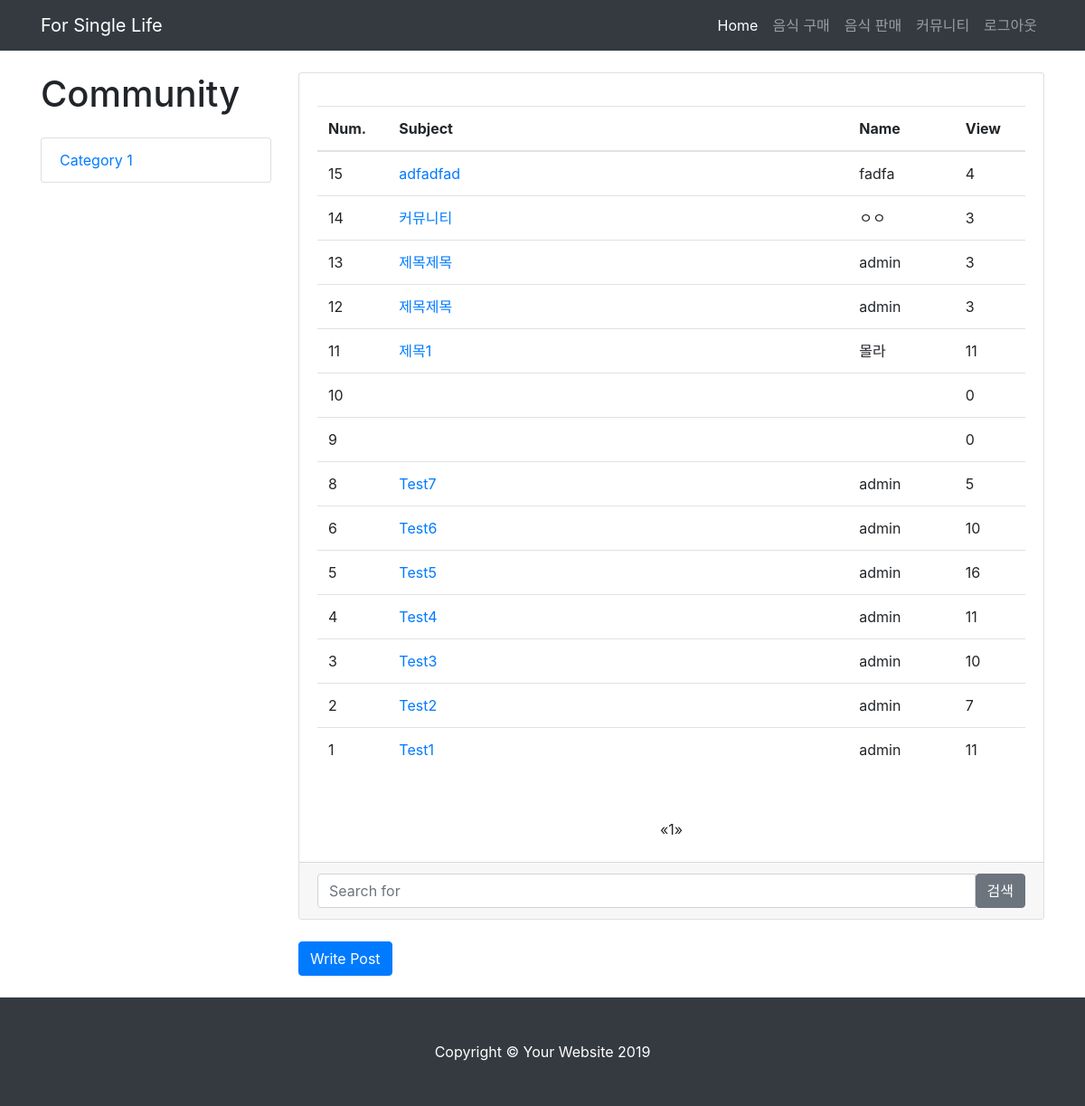
/community/, run on the app's committed database.
### app/models.py (models this page shows)
class Board(models.Model):
    subject = models.CharField(max_length=50, blank=True)
    name = models.CharField(max_length=30, blank=True)
    created_date = models.DateTimeField(auto_now_add=True)
    content = models.TextField(blank=True)
    photo = models.ImageField(blank=True)
    view = models.IntegerField(default=0)

### app/views.py (the view)
# urls.py: path('community/', views.community, name='community'),
def community(request):
    boards = Board.objects.order_by('-id')
    page = request.GET.get('page', 1)
    paginator = Paginator(boards, 20)
    try:
        lines = paginator.page(page)
    except PageNotAnInteger:
        lines = paginator.page(1)
    except EmptyPage:
        lines = paginator.page(paginator.num_pages)
    context = {'boards': lines}
    return render(request, 'community.html', context)

### templates/community.html (shortened to what this page needs)
{% load staticfiles %}
<!DOCTYPE html>
<html lang="en">
<head>
  <link href="{% static 'vendor/bootstrap/css/bootstrap.min.css' %}" rel="stylesheet">
  <link href="{% static 'css/blog-home.css' %}" rel="stylesheet">
</head>
<body>
  <nav class="navbar navbar-expand-lg navbar-dark bg-dark fixed-top">
    <div class="container">
      <a class="navbar-brand" href="{% url 'main' %}">For Single Life</a>
      <div class="collapse navbar-collapse" id="navbarResponsive">
        <ul class="navbar-nav ml-auto">
          <li class="nav-item active">
            <a class="nav-link" href="{% url 'main' %}">Home
            </a>
          </li>
          <li class="nav-item">
            <a class="nav-link" href="{% url 'foodlist' %}">음식 구매</a>
          </li>
          <li class="nav-item">
            <a class="nav-link" href="{% url 'foodreg' %}">음식 판매</a>
          </li>
          <li class="nav-item">
            <a class="nav-link" href="{% url 'community' %}">커뮤니티</a>
          </li>
            <li class="nav-item">
            <a class="nav-link" href="{% url 'logout' %}">로그아웃</a>
          </li>
        </ul>
      </div>
    </div>
  </nav>
  <div class="container">
 <div class="row">
<div class="col-lg-3">
        <h1 class="my-4">Community</h1>
        <div class="list-group">
          <a href="#" class="list-group-item">Category 1</a>
        </div>
      </div>
      <div class="col-lg-9">
        <div class="card mb-4">
          <div class="card-body">
            <p class="card-text"><div id="data" class="table-responsive">
    <table class="table">
        <thead>
        <tr>
            <th>Num.</th>
            <th>Subject</th>
            <th>Name</th>
            <th>View</th>
        </tr>
        </thead>
        <tbody>
        {% for board in boards %}
        <tr>
            <td data-label="Num." width=10%>{{ board.id }}</td>
            <td data-label="Subject" width=65%>
                <form action="post={{ board.id }}" method="POST" title="{{ board.subject}}">
                    <a href="post={{ board.id }}" value="{{ board.id }}">{{ board.subject }}</a>
                </form>
            </td>
            <td data-label="Name" width=15%>{{ board.name }}</td>
            <td data-label="View" width=10%>{{ board.view }}</td>
        </tr>
        {% endfor %}
        </tbody>
    </table>
</div>
              </p>
          </div>
        <ul class="pagination justify-content-center mb-4">
        {% if boards.has_previous %}
          <li><a href="?page={{ boards.previous_page_number }}">&laquo;</a></li>
        {% else %}
          <li class = "disabled"><span>&laquo;</span></li>
        {% endif %}
        {% for i in boards.paginator.page_range %}
          {% if boards.number == i %}
            <li class="active"><span>{{ i }} <span class="sr-only">(current)</span></span></li>
          {% else %}
            <li><a href="?page={{ i }}">{{ i }}</a></li>
          {% endif %}
        {% endfor %}
        {% if boards.has_next %}
            <li><a href="?page={{ boards.next_page_number }}">&raquo;</a></li>
        {% else %}
            <li class="disabled"><span>&raquo;</span></li>
        {%endif %}
        </ul>
          <div class="card-footer text-muted">
            <div class="input-group">
              <input type="text" class="form-control" placeholder="Search for">
              <span class="input-group-btn">
                <button class="btn btn-secondary" type="button">검색</button>
              </span>
            </div>
          </div>
        </div>
<form action="write" method="POST">
    <button name="write_post" value="write" class="btn btn-primary">Write Post</button>
</form>
      </div>
    </div>
  </div>
  <footer class="py-5 bg-dark">
    <div class="container">
      <p class="m-0 text-center text-white">Copyright &copy; Your Website 2019</p>
    </div>
  </footer>
</body>
</html>

### static/css/blog-home.css (style rules this page uses)
body { padding-top: 56px; }

### data on the page
Board: id "15", subject "adfadfad", name "fadfa", view "4"
Board: id "14", subject "커뮤니티", name "ㅇㅇ", view "3"
Board: id "13", subject "제목제목", name "admin", view "3"
Board: id "12", subject "제목제목", name "admin", view "3"
Board: id "11", subject "제목1", name "몰라", view "11"
Board: id "10", view "0"
Board: id "9", view "0"
Board: id "8", subject "Test7", name "admin", view "5"
Board: id "6", subject "Test6", name "admin", view "10"
Board: id "5", subject "Test5", name "admin", view "16"
Board: id "4", subject "Test4", name "admin", view "11"
Board: id "3", subject "Test3", name "admin", view "10"
Board: id "2", subject "Test2", name "admin", view "7"
Board: id "1", subject "Test1", name "admin", view "11"

### other printed values
{{ i }} "1"
